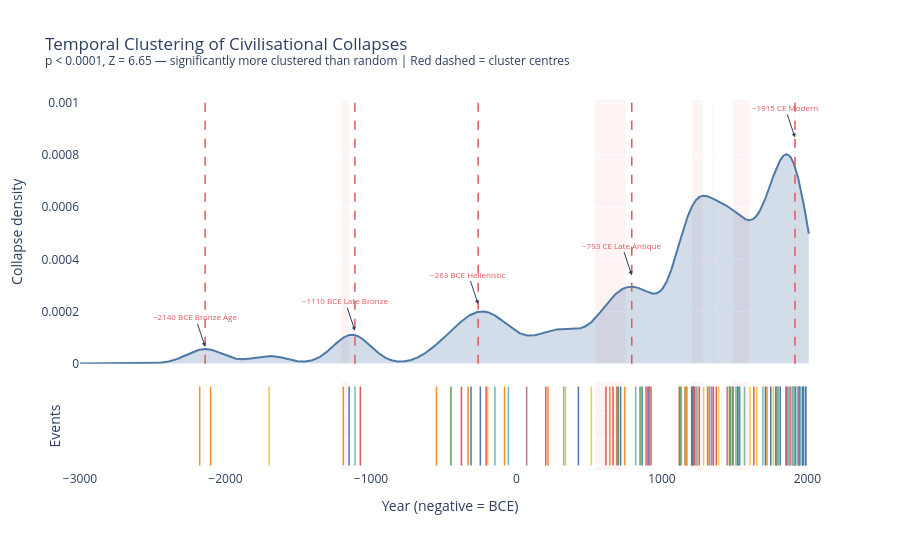

The notebook cell saved with this chart:
### Code cell
def build_cluster_density_chart(df, stressors, clusters_df):
    """
    KDE density curve with cluster annotations
    and stressor overlay. Returns Plotly figure.
    """
    from scipy.stats import gaussian_kde

    years = ((df['collapse_start_year'] + df['collapse_end_year']) / 2).values
    year_std = years.std()
    bw_factor = 120 / year_std
    kde = gaussian_kde(years, bw_method=bw_factor)
    x_range = np.linspace(-3000, 2010, 5000)
    kde_values = kde(x_range)

    fig = make_subplots(
        rows=2, cols=1,
        row_heights=[0.75, 0.25],
        shared_xaxes=True,
        vertical_spacing=0.05
    )

    # KDE curve
    fig.add_trace(go.Scatter(
        x=x_range, y=kde_values,
        fill='tozeroy',
        fillcolor='rgba(78,121,167,0.25)',
        line=dict(color='#4E79A7', width=2),
        name='Collapse density',
        hovertemplate='Year: %{x:.0f}<br>Density: %{y:.6f}<extra></extra>'
    ), row=1, col=1)

    # Cluster markers
    cluster_years = [-2140, -1110, -263, 793, 1915]
    cluster_labels = ['~2140 BCE\nBronze Age', '~1110 BCE\nLate Bronze',
                      '~263 BCE\nHellenistic', '~793 CE\nLate Antique',
                      '~1915 CE\nModern']

    for cy, cl in zip(cluster_years, cluster_labels):
        fig.add_vline(x=cy, line_dash='dash',
                      line_color='#E15759', line_width=1.5,
                      row=1, col=1)
        kde_at_peak = kde(np.array([cy]))[0]
        fig.add_annotation(
            x=cy, y=kde_at_peak * 1.15,
            text=cl, showarrow=True,
            arrowhead=2, arrowsize=0.8,
            font=dict(size=8, color='#E15759'),
            row=1, col=1
        )

    # Individual collapse events as rug
    for _, row in df.iterrows():
        midpoint = (row['collapse_start_year'] + row['collapse_end_year']) / 2
        colour = REGION_COLOURS.get(row['region'], '#999999')
        fig.add_trace(go.Scatter(
            x=[midpoint, midpoint],
            y=[0, 0.3],
            mode='lines',
            line=dict(color=colour, width=1.5),
            showlegend=False,
            hovertemplate=f"{row['name']}<extra></extra>"
        ), row=2, col=1)

    # Catastrophic stressor shading
    for _, s in stressors[stressors['severity'] == 'catastrophic'].iterrows():
        for r in [1, 2]:
            fig.add_vrect(
                x0=s['start_year'], x1=s['end_year'],
                fillcolor='rgba(229,87,89,0.07)',
                layer='below', line_width=0,
                row=r, col=1
            )

    fig.update_layout(
        title=(
            'Temporal Clustering of Civilisational Collapses<br>'
            '<sup>p < 0.0001, Z = 6.65 — significantly more clustered than random'
            ' | Red dashed = cluster centres</sup>'
        ),
        height=550,
        plot_bgcolor='white',
        paper_bgcolor='white',
        showlegend=False
    )
    fig.update_xaxes(title_text='Year (negative = BCE)', row=2, col=1)
    fig.update_yaxes(title_text='Collapse density', row=1, col=1)
    fig.update_yaxes(title_text='Events', row=2, col=1,
                     showticklabels=False)

    return fig


fig_density = build_cluster_density_chart(df, stressors, clusters_df)
fig_density.show()
fig_density.write_html("../data/processed/viz_density.html")
print("Density chart built and saved")

### Figure 1 — Plotly figure (JSON) as saved in the notebook; plotly's stock layout.template omitted (floating-point values rounded to 4 significant figures; data arrays with more than 128 entries replaced by an {"elided": "..."} marker saying what was removed)
{"data": [{"fill": "tozeroy", "fillcolor": "rgba(78,121,167,0.25)", "hovertemplate": "Year: %{x:.0f}<br>Density: %{y:.6f}<extra></extra>", "line": {"color": "#4E79A7", "width": 2}, "name": "Collapse density", "type": "scatter", "x": {"elided": "5000 float values"}, "xaxis": "x", "y": {"elided": "5000 float values"}, "yaxis": "y"}, {"hovertemplate": "Sumerian City-States<extra></extra>", "line": {"color": "#F28E2B", "width": 1.5}, "mode": "lines", "showlegend": false, "type": "scatter", "x": [-2102, -2102], "xaxis": "x2", "y": [0, 0.3], "yaxis": "y2"}, {"hovertemplate": "Akkadian Empire<extra></extra>", "line": {"color": "#F28E2B", "width": 1.5}, "mode": "lines", "showlegend": false, "type": "scatter", "x": [-2177, -2177], "xaxis": "x2", "y": [0, 0.3], "yaxis": "y2"}, {"hovertemplate": "Neo-Babylonian Empire<extra></extra>", "line": {"color": "#F28E2B", "width": 1.5}, "mode": "lines", "showlegend": false, "type": "scatter", "x": [-549.5, -549.5], "xaxis": "x2", "y": [0, 0.3], "yaxis": "y2"}, {"hovertemplate": "Achaemenid Persian Empire<extra></extra>", "line": {"color": "#F28E2B", "width": 1.5}, "mode": "lines", "showlegend": false, "type": "scatter", "x": [-332, -332], "xaxis": "x2", "y": [0, 0.3], "yaxis": "y2"}, {"hovertemplate": "Sassanid Empire<extra></extra>", "line": {"color": "#F28E2B", "width": 1.5}, "mode": "lines", "showlegend": false, "type": "scatter", "x": [642, 642], "xaxis": "x2", "y": [0, 0.3], "yaxis": "y2"}, {"hovertemplate": "Ancient Egypt - New Kingdom<extra></extra>", "line": {"color": "#76B7B2", "width": 1.5}, "mode": "lines", "showlegend": false, "type": "scatter", "x": [-1110.0, -1110.0], "xaxis": "x2", "y": [0, 0.3], "yaxis": "y2"}, {"hovertemplate": "Classical Greece<extra></extra>", "line": {"color": "#4E79A7", "width": 1.5}, "mode": "lines", "showlegend": false, "type": "scatter", "x": [-248, -248], "xaxis": "x2", "y": [0, 0.3], "yaxis": "y2"}, {"hovertemplate": "Macedonian Empire<extra></extra>", "line": {"color": "#4E79A7", "width": 1.5}, "mode": "lines", "showlegend": false, "type": "scatter", "x": [-312, -312], "xaxis": "x2", "y": [0, 0.3], "yaxis": "y2"}, {"hovertemplate": "Roman Empire<extra></extra>", "line": {"color": "#4E79A7", "width": 1.5}, "mode": "lines", "showlegend": false, "type": "scatter", "x": [426, 426], "xaxis": "x2", "y": [0, 0.3], "yaxis": "y2"}, {"hovertemplate": "Byzantine Empire<extra></extra>", "line": {"color": "#4E79A7", "width": 1.5}, "mode": "lines", "showlegend": false, "type": "scatter", "x": [1328.0, 1328.0], "xaxis": "x2", "y": [0, 0.3], "yaxis": "y2"}, {"hovertemplate": "Parthian Empire<extra></extra>", "line": {"color": "#F28E2B", "width": 1.5}, "mode": "lines", "showlegend": false, "type": "scatter", "x": [217, 217], "xaxis": "x2", "y": [0, 0.3], "yaxis": "y2"}, {"hovertemplate": "Umayyad Caliphate<extra></extra>", "line": {"color": "#F28E2B", "width": 1.5}, "mode": "lines", "showlegend": false, "type": "scatter", "x": [745, 745], "xaxis": "x2", "y": [0, 0.3], "yaxis": "y2"}, {"hovertemplate": "Abbasid Caliphate<extra></extra>", "line": {"color": "#F28E2B", "width": 1.5}, "mode": "lines", "showlegend": false, "type": "scatter", "x": [1229, 1229], "xaxis": "x2", "y": [0, 0.3], "yaxis": "y2"}, {"hovertemplate": "Ottoman Empire<extra></extra>", "line": {"color": "#F28E2B", "width": 1.5}, "mode": "lines", "showlegend": false, "type": "scatter", "x": [1915, 1915], "xaxis": "x2", "y": [0, 0.3], "yaxis": "y2"}, {"hovertemplate": "Maurya Empire<extra></extra>", "line": {"color": "#EDC948", "width": 1.5}, "mode": "lines", "showlegend": false, "type": "scatter", "x": [-197.5, -197.5], "xaxis": "x2", "y": [0, 0.3], "yaxis": "y2"}, {"hovertemplate": "Gupta Empire<extra></extra>", "line": {"color": "#EDC948", "width": 1.5}, "mode": "lines", "showlegend": false, "type": "scatter", "x": [515, 515], "xaxis": "x2", "y": [0, 0.3], "yaxis": "y2"}, {"hovertemplate": "Mughal Empire<extra></extra>", "line": {"color": "#EDC948", "width": 1.5}, "mode": "lines", "showlegend": false, "type": "scatter", "x": [1782, 1782], "xaxis": "x2", "y": [0, 0.3], "yaxis": "y2"}, {"hovertemplate": "Qin Dynasty<extra></extra>", "line": {"color": "#E15759", "width": 1.5}, "mode": "lines", "showlegend": false, "type": "scatter", "x": [-208, -208], "xaxis": "x2", "y": [0, 0.3], "yaxis": "y2"}, {"hovertemplate": "Han Dynasty<extra></extra>", "line": {"color": "#E15759", "width": 1.5}, "mode": "lines", "showlegend": false, "type": "scatter", "x": [202, 202], "xaxis": "x2", "y": [0, 0.3], "yaxis": "y2"}, {"hovertemplate": "Tang Dynasty<extra></extra>", "line": {"color": "#E15759", "width": 1.5}, "mode": "lines", "showlegend": false, "type": "scatter", "x": [891, 891], "xaxis": "x2", "y": [0, 0.3], "yaxis": "y2"}, {"hovertemplate": "Song Dynasty<extra></extra>", "line": {"color": "#E15759", "width": 1.5}, "mode": "lines", "showlegend": false, "type": "scatter", "x": [1256.0, 1256.0], "xaxis": "x2", "y": [0, 0.3], "yaxis": "y2"}, {"hovertemplate": "Yuan Dynasty<extra></extra>", "line": {"color": "#E15759", "width": 1.5}, "mode": "lines", "showlegend": false, "type": "scatter", "x": [1354, 1354], "xaxis": "x2", "y": [0, 0.3], "yaxis": "y2"}, {"hovertemplate": "Ming Dynasty<extra></extra>", "line": {"color": "#E15759", "width": 1.5}, "mode": "lines", "showlegend": false, "type": "scatter", "x": [1632, 1632], "xaxis": "x2", "y": [0, 0.3], "yaxis": "y2"}, {"hovertemplate": "Qing Dynasty<extra></extra>", "line": {"color": "#E15759", "width": 1.5}, "mode": "lines", "showlegend": false, "type": "scatter", "x": [1881, 1881], "xaxis": "x2", "y": [0, 0.3], "yaxis": "y2"}, {"hovertemplate": "Mongol Empire<extra></extra>", "line": {"color": "#B07AA1", "width": 1.5}, "mode": "lines", "showlegend": false, "type": "scatter", "x": [1314, 1314], "xaxis": "x2", "y": [0, 0.3], "yaxis": "y2"}, {"hovertemplate": "Timurid Empire<extra></extra>", "line": {"color": "#B07AA1", "width": 1.5}, "mode": "lines", "showlegend": false, "type": "scatter", "x": [1484.0, 1484.0], "xaxis": "x2", "y": [0, 0.3], "yaxis": "y2"}, {"hovertemplate": "Kingdom of Kush<extra></extra>", "line": {"color": "#76B7B2", "width": 1.5}, "mode": "lines", "showlegend": false, "type": "scatter", "x": [325, 325], "xaxis": "x2", "y": [0, 0.3], "yaxis": "y2"}, {"hovertemplate": "Kingdom of Aksum<extra></extra>", "line": {"color": "#76B7B2", "width": 1.5}, "mode": "lines", "showlegend": false, "type": "scatter", "x": [820, 820], "xaxis": "x2", "y": [0, 0.3], "yaxis": "y2"}, {"hovertemplate": "Mali Empire<extra></extra>", "line": {"color": "#76B7B2", "width": 1.5}, "mode": "lines", "showlegend": false, "type": "scatter", "x": [1535, 1535], "xaxis": "x2", "y": [0, 0.3], "yaxis": "y2"}, {"hovertemplate": "Classic Maya<extra></extra>", "line": {"color": "#59A14F", "width": 1.5}, "mode": "lines", "showlegend": false, "type": "scatter", "x": [850, 850], "xaxis": "x2", "y": [0, 0.3], "yaxis": "y2"}, {"hovertemplate": "Teotihuacan<extra></extra>", "line": {"color": "#59A14F", "width": 1.5}, "mode": "lines", "showlegend": false, "type": "scatter", "x": [700, 700], "xaxis": "x2", "y": [0, 0.3], "yaxis": "y2"}, {"hovertemplate": "Aztec Empire<extra></extra>", "line": {"color": "#59A14F", "width": 1.5}, "mode": "lines", "showlegend": false, "type": "scatter", "x": [1520, 1520], "xaxis": "x2", "y": [0, 0.3], "yaxis": "y2"}, {"hovertemplate": "Inca Empire<extra></extra>", "line": {"color": "#59A14F", "width": 1.5}, "mode": "lines", "showlegend": false, "type": "scatter", "x": [1532.0, 1532.0], "xaxis": "x2", "y": [0, 0.3], "yaxis": "y2"}, {"hovertemplate": "Carolingian Empire<extra></extra>", "line": {"color": "#4E79A7", "width": 1.5}, "mode": "lines", "showlegend": false, "type": "scatter", "x": [864, 864], "xaxis": "x2", "y": [0, 0.3], "yaxis": "y2"}, {"hovertemplate": "Holy Roman Empire<extra></extra>", "line": {"color": "#4E79A7", "width": 1.5}, "mode": "lines", "showlegend": false, "type": "scatter", "x": [1712, 1712], "xaxis": "x2", "y": [0, 0.3], "yaxis": "y2"}, {"hovertemplate": "Spanish Empire<extra></extra>", "line": {"color": "#4E79A7", "width": 1.5}, "mode": "lines", "showlegend": false, "type": "scatter", "x": [1853, 1853], "xaxis": "x2", "y": [0, 0.3], "yaxis": "y2"}, {"hovertemplate": "Napoleonic Empire<extra></extra>", "line": {"color": "#4E79A7", "width": 1.5}, "mode": "lines", "showlegend": false, "type": "scatter", "x": [1814.0, 1814.0], "xaxis": "x2", "y": [0, 0.3], "yaxis": "y2"}, {"hovertemplate": "Austro-Hungarian Empire<extra></extra>", "line": {"color": "#4E79A7", "width": 1.5}, "mode": "lines", "showlegend": false, "type": "scatter", "x": [1916, 1916], "xaxis": "x2", "y": [0, 0.3], "yaxis": "y2"}, {"hovertemplate": "German Empire and Third Reich<extra></extra>", "line": {"color": "#4E79A7", "width": 1.5}, "mode": "lines", "showlegend": false, "type": "scatter", "x": [1944, 1944], "xaxis": "x2", "y": [0, 0.3], "yaxis": "y2"}, {"hovertemplate": "Italian Colonial Empire<extra></extra>", "line": {"color": "#4E79A7", "width": 1.5}, "mode": "lines", "showlegend": false, "type": "scatter", "x": [1944.0, 1944.0], "xaxis": "x2", "y": [0, 0.3], "yaxis": "y2"}, {"hovertemplate": "Empire of Japan<extra></extra>", "line": {"color": "#E15759", "width": 1.5}, "mode": "lines", "showlegend": false, "type": "scatter", "x": [1946.0, 1946.0], "xaxis": "x2", "y": [0, 0.3], "yaxis": "y2"}, {"hovertemplate": "French Colonial Empire<extra></extra>", "line": {"color": "#4E79A7", "width": 1.5}, "mode": "lines", "showlegend": false, "type": "scatter", "x": [1967, 1967], "xaxis": "x2", "y": [0, 0.3], "yaxis": "y2"}, {"hovertemplate": "British Empire<extra></extra>", "line": {"color": "#4E79A7", "width": 1.5}, "mode": "lines", "showlegend": false, "type": "scatter", "x": [1972, 1972], "xaxis": "x2", "y": [0, 0.3], "yaxis": "y2"}, {"hovertemplate": "Russian Empire and USSR<extra></extra>", "line": {"color": "#4E79A7", "width": 1.5}, "mode": "lines", "showlegend": false, "type": "scatter", "x": [1990, 1990], "xaxis": "x2", "y": [0, 0.3], "yaxis": "y2"}, {"hovertemplate": "Portuguese Empire<extra></extra>", "line": {"color": "#4E79A7", "width": 1.5}, "mode": "lines", "showlegend": false, "type": "scatter", "x": [1986.0, 1986.0], "xaxis": "x2", "y": [0, 0.3], "yaxis": "y2"}, {"hovertemplate": "Indus Valley Civilisation<extra></extra>", "line": {"color": "#EDC948", "width": 1.5}, "mode": "lines", "showlegend": false, "type": "scatter", "x": [-1700, -1700], "xaxis": "x2", "y": [0, 0.3], "yaxis": "y2"}, {"hovertemplate": "Kushan Empire<extra></extra>", "line": {"color": "#EDC948", "width": 1.5}, "mode": "lines", "showlegend": false, "type": "scatter", "x": [337.5, 337.5], "xaxis": "x2", "y": [0, 0.3], "yaxis": "y2"}, {"hovertemplate": "Chola Dynasty<extra></extra>", "line": {"color": "#EDC948", "width": 1.5}, "mode": "lines", "showlegend": false, "type": "scatter", "x": [1240.0, 1240.0], "xaxis": "x2", "y": [0, 0.3], "yaxis": "y2"}, {"hovertemplate": "Delhi Sultanate<extra></extra>", "line": {"color": "#EDC948", "width": 1.5}, "mode": "lines", "showlegend": false, "type": "scatter", "x": [1463, 1463], "xaxis": "x2", "y": [0, 0.3], "yaxis": "y2"}, {"hovertemplate": "Vijayanagara Empire<extra></extra>", "line": {"color": "#EDC948", "width": 1.5}, "mode": "lines", "showlegend": false, "type": "scatter", "x": [1606.0, 1606.0], "xaxis": "x2", "y": [0, 0.3], "yaxis": "y2"}, {"hovertemplate": "Maratha Empire<extra></extra>", "line": {"color": "#EDC948", "width": 1.5}, "mode": "lines", "showlegend": false, "type": "scatter", "x": [1790.0, 1790.0], "xaxis": "x2", "y": [0, 0.3], "yaxis": "y2"}, {"hovertemplate": "Ghana Empire<extra></extra>", "line": {"color": "#76B7B2", "width": 1.5}, "mode": "lines", "showlegend": false, "type": "scatter", "x": [1158, 1158], "xaxis": "x2", "y": [0, 0.3], "yaxis": "y2"}, {"hovertemplate": "Kanem-Bornu Empire<extra></extra>", "line": {"color": "#76B7B2", "width": 1.5}, "mode": "lines", "showlegend": false, "type": "scatter", "x": [1873, 1873], "xaxis": "x2", "y": [0, 0.3], "yaxis": "y2"}, {"hovertemplate": "Kingdom of Kongo<extra></extra>", "line": {"color": "#76B7B2", "width": 1.5}, "mode": "lines", "showlegend": false, "type": "scatter", "x": [1790.0, 1790.0], "xaxis": "x2", "y": [0, 0.3], "yaxis": "y2"}, {"hovertemplate": "Mutapa Empire<extra></extra>", "line": {"color": "#76B7B2", "width": 1.5}, "mode": "lines", "showlegend": false, "type": "scatter", "x": [1694.0, 1694.0], "xaxis": "x2", "y": [0, 0.3], "yaxis": "y2"}, {"hovertemplate": "Ethiopian Empire<extra></extra>", "line": {"color": "#76B7B2", "width": 1.5}, "mode": "lines", "showlegend": false, "type": "scatter", "x": [1954.0, 1954.0], "xaxis": "x2", "y": [0, 0.3], "yaxis": "y2"}, {"hovertemplate": "Sokoto Caliphate<extra></extra>", "line": {"color": "#76B7B2", "width": 1.5}, "mode": "lines", "showlegend": false, "type": "scatter", "x": [1902.0, 1902.0], "xaxis": "x2", "y": [0, 0.3], "yaxis": "y2"}, {"hovertemplate": "Kingdom of Benin<extra></extra>", "line": {"color": "#76B7B2", "width": 1.5}, "mode": "lines", "showlegend": false, "type": "scatter", "x": [1896.0, 1896.0], "xaxis": "x2", "y": [0, 0.3], "yaxis": "y2"}, {"hovertemplate": "Kilwa Sultanate<extra></extra>", "line": {"color": "#76B7B2", "width": 1.5}, "mode": "lines", "showlegend": false, "type": "scatter", "x": [1509, 1509], "xaxis": "x2", "y": [0, 0.3], "yaxis": "y2"}, {"hovertemplate": "Asante Empire<extra></extra>", "line": {"color": "#76B7B2", "width": 1.5}, "mode": "lines", "showlegend": false, "type": "scatter", "x": [1899, 1899], "xaxis": "x2", "y": [0, 0.3], "yaxis": "y2"}, {"hovertemplate": "Hittite Empire<extra></extra>", "line": {"color": "#F28E2B", "width": 1.5}, "mode": "lines", "showlegend": false, "type": "scatter", "x": [-1190, -1190], "xaxis": "x2", "y": [0, 0.3], "yaxis": "y2"}, {"hovertemplate": "Mycenaean Greece<extra></extra>", "line": {"color": "#4E79A7", "width": 1.5}, "mode": "lines", "showlegend": false, "type": "scatter", "x": [-1150, -1150], "xaxis": "x2", "y": [0, 0.3], "yaxis": "y2"}, {"hovertemplate": "Carthage<extra></extra>", "line": {"color": "#76B7B2", "width": 1.5}, "mode": "lines", "showlegend": false, "type": "scatter", "x": [-147.5, -147.5], "xaxis": "x2", "y": [0, 0.3], "yaxis": "y2"}, {"hovertemplate": "Seleucid Empire<extra></extra>", "line": {"color": "#F28E2B", "width": 1.5}, "mode": "lines", "showlegend": false, "type": "scatter", "x": [-81.5, -81.5], "xaxis": "x2", "y": [0, 0.3], "yaxis": "y2"}, {"hovertemplate": "Shang Dynasty<extra></extra>", "line": {"color": "#E15759", "width": 1.5}, "mode": "lines", "showlegend": false, "type": "scatter", "x": [-1073, -1073], "xaxis": "x2", "y": [0, 0.3], "yaxis": "y2"}, {"hovertemplate": "Zhou Dynasty<extra></extra>", "line": {"color": "#E15759", "width": 1.5}, "mode": "lines", "showlegend": false, "type": "scatter", "x": [-378, -378], "xaxis": "x2", "y": [0, 0.3], "yaxis": "y2"}, {"hovertemplate": "Sui Dynasty<extra></extra>", "line": {"color": "#E15759", "width": 1.5}, "mode": "lines", "showlegend": false, "type": "scatter", "x": [615.5, 615.5], "xaxis": "x2", "y": [0, 0.3], "yaxis": "y2"}, {"hovertemplate": "Khmer Empire<extra></extra>", "line": {"color": "#EDC948", "width": 1.5}, "mode": "lines", "showlegend": false, "type": "scatter", "x": [1390.0, 1390.0], "xaxis": "x2", "y": [0, 0.3], "yaxis": "y2"}, {"hovertemplate": "Srivijaya Empire<extra></extra>", "line": {"color": "#EDC948", "width": 1.5}, "mode": "lines", "showlegend": false, "type": "scatter", "x": [1238.0, 1238.0], "xaxis": "x2", "y": [0, 0.3], "yaxis": "y2"}, {"hovertemplate": "Kievan Rus<extra></extra>", "line": {"color": "#4E79A7", "width": 1.5}, "mode": "lines", "showlegend": false, "type": "scatter", "x": [1204.0, 1204.0], "xaxis": "x2", "y": [0, 0.3], "yaxis": "y2"}, {"hovertemplate": "Kingdom of France<extra></extra>", "line": {"color": "#4E79A7", "width": 1.5}, "mode": "lines", "showlegend": false, "type": "scatter", "x": [1790.0, 1790.0], "xaxis": "x2", "y": [0, 0.3], "yaxis": "y2"}, {"hovertemplate": "Republic of Venice<extra></extra>", "line": {"color": "#4E79A7", "width": 1.5}, "mode": "lines", "showlegend": false, "type": "scatter", "x": [1748.0, 1748.0], "xaxis": "x2", "y": [0, 0.3], "yaxis": "y2"}, {"hovertemplate": "Xiongnu Confederation<extra></extra>", "line": {"color": "#B07AA1", "width": 1.5}, "mode": "lines", "showlegend": false, "type": "scatter", "x": [70.5, 70.5], "xaxis": "x2", "y": [0, 0.3], "yaxis": "y2"}, {"hovertemplate": "Golden Horde<extra></extra>", "line": {"color": "#B07AA1", "width": 1.5}, "mode": "lines", "showlegend": false, "type": "scatter", "x": [1448.0, 1448.0], "xaxis": "x2", "y": [0, 0.3], "yaxis": "y2"}, {"hovertemplate": "Goryeo<extra></extra>", "line": {"color": "#E15759", "width": 1.5}, "mode": "lines", "showlegend": false, "type": "scatter", "x": [1374, 1374], "xaxis": "x2", "y": [0, 0.3], "yaxis": "y2"}, {"hovertemplate": "Silla<extra></extra>", "line": {"color": "#E15759", "width": 1.5}, "mode": "lines", "showlegend": false, "type": "scatter", "x": [912, 912], "xaxis": "x2", "y": [0, 0.3], "yaxis": "y2"}, {"hovertemplate": "Koguryo<extra></extra>", "line": {"color": "#E15759", "width": 1.5}, "mode": "lines", "showlegend": false, "type": "scatter", "x": [664, 664], "xaxis": "x2", "y": [0, 0.3], "yaxis": "y2"}, {"hovertemplate": "Balhae<extra></extra>", "line": {"color": "#E15759", "width": 1.5}, "mode": "lines", "showlegend": false, "type": "scatter", "x": [925, 925], "xaxis": "x2", "y": [0, 0.3], "yaxis": "y2"}, {"hovertemplate": "Yamato<extra></extra>", "line": {"color": "#E15759", "width": 1.5}, "mode": "lines", "showlegend": false, "type": "scatter", "x": [691, 691], "xaxis": "x2", "y": [0, 0.3], "yaxis": "y2"}, {"hovertemplate": "Tokugawa Shogunate<extra></extra>", "line": {"color": "#E15759", "width": 1.5}, "mode": "lines", "showlegend": false, "type": "scatter", "x": [1860.0, 1860.0], "xaxis": "x2", "y": [0, 0.3], "yaxis": "y2"}, {"hovertemplate": "Liao Dynasty<extra></extra>", "line": {"color": "#E15759", "width": 1.5}, "mode": "lines", "showlegend": false, "type": "scatter", "x": [1120.0, 1120.0], "xaxis": "x2", "y": [0, 0.3], "yaxis": "y2"}, {"hovertemplate": "Jin Empire<extra></extra>", "line": {"color": "#E15759", "width": 1.5}, "mode": "lines", "showlegend": false, "type": "scatter", "x": [1222.0, 1222.0], "xaxis": "x2", "y": [0, 0.3], "yaxis": "y2"}, {"hovertemplate": "Xixia<extra></extra>", "line": {"color": "#E15759", "width": 1.5}, "mode": "lines", "showlegend": false, "type": "scatter", "x": [1216, 1216], "xaxis": "x2", "y": [0, 0.3], "yaxis": "y2"}, {"hovertemplate": "Pagan Empire<extra></extra>", "line": {"color": "#EDC948", "width": 1.5}, "mode": "lines", "showlegend": false, "type": "scatter", "x": [1287, 1287], "xaxis": "x2", "y": [0, 0.3], "yaxis": "y2"}, {"hovertemplate": "Ayutthaya<extra></extra>", "line": {"color": "#EDC948", "width": 1.5}, "mode": "lines", "showlegend": false, "type": "scatter", "x": [1766, 1766], "xaxis": "x2", "y": [0, 0.3], "yaxis": "y2"}, {"hovertemplate": "Champa<extra></extra>", "line": {"color": "#EDC948", "width": 1.5}, "mode": "lines", "showlegend": false, "type": "scatter", "x": [1652.0, 1652.0], "xaxis": "x2", "y": [0, 0.3], "yaxis": "y2"}, {"hovertemplate": "Dai Viet<extra></extra>", "line": {"color": "#EDC948", "width": 1.5}, "mode": "lines", "showlegend": false, "type": "scatter", "x": [1788.0, 1788.0], "xaxis": "x2", "y": [0, 0.3], "yaxis": "y2"}, {"hovertemplate": "Majapahit<extra></extra>", "line": {"color": "#EDC948", "width": 1.5}, "mode": "lines", "showlegend": false, "type": "scatter", "x": [1466, 1466], "xaxis": "x2", "y": [0, 0.3], "yaxis": "y2"}, {"hovertemplate": "Ilkhanate<extra></extra>", "line": {"color": "#F28E2B", "width": 1.5}, "mode": "lines", "showlegend": false, "type": "scatter", "x": [1325, 1325], "xaxis": "x2", "y": [0, 0.3], "yaxis": "y2"}, {"hovertemplate": "Safavid Empire<extra></extra>", "line": {"color": "#F28E2B", "width": 1.5}, "mode": "lines", "showlegend": false, "type": "scatter", "x": [1722.0, 1722.0], "xaxis": "x2", "y": [0, 0.3], "yaxis": "y2"}, {"hovertemplate": "Fatimid Caliphate<extra></extra>", "line": {"color": "#F28E2B", "width": 1.5}, "mode": "lines", "showlegend": false, "type": "scatter", "x": [1160.0, 1160.0], "xaxis": "x2", "y": [0, 0.3], "yaxis": "y2"}, {"hovertemplate": "Seljuk Empire<extra></extra>", "line": {"color": "#F28E2B", "width": 1.5}, "mode": "lines", "showlegend": false, "type": "scatter", "x": [1172, 1172], "xaxis": "x2", "y": [0, 0.3], "yaxis": "y2"}, {"hovertemplate": "Chagatai Khanate<extra></extra>", "line": {"color": "#B07AA1", "width": 1.5}, "mode": "lines", "showlegend": false, "type": "scatter", "x": [1344.0, 1344.0], "xaxis": "x2", "y": [0, 0.3], "yaxis": "y2"}, {"hovertemplate": "Ghaznavid Emirate<extra></extra>", "line": {"color": "#F28E2B", "width": 1.5}, "mode": "lines", "showlegend": false, "type": "scatter", "x": [1168, 1168], "xaxis": "x2", "y": [0, 0.3], "yaxis": "y2"}, {"hovertemplate": "Almohad Caliphate<extra></extra>", "line": {"color": "#76B7B2", "width": 1.5}, "mode": "lines", "showlegend": false, "type": "scatter", "x": [1240.0, 1240.0], "xaxis": "x2", "y": [0, 0.3], "yaxis": "y2"}, {"hovertemplate": "Almoravid Dynasty<extra></extra>", "line": {"color": "#76B7B2", "width": 1.5}, "mode": "lines", "showlegend": false, "type": "scatter", "x": [1134, 1134], "xaxis": "x2", "y": [0, 0.3], "yaxis": "y2"}, {"hovertemplate": "Ptolemaic Kingdom<extra></extra>", "line": {"color": "#76B7B2", "width": 1.5}, "mode": "lines", "showlegend": false, "type": "scatter", "x": [-55, -55], "xaxis": "x2", "y": [0, 0.3], "yaxis": "y2"}, {"hovertemplate": "Visigothic Kingdom<extra></extra>", "line": {"color": "#4E79A7", "width": 1.5}, "mode": "lines", "showlegend": false, "type": "scatter", "x": [716, 716], "xaxis": "x2", "y": [0, 0.3], "yaxis": "y2"}, {"hovertemplate": "Angevin Empire<extra></extra>", "line": {"color": "#4E79A7", "width": 1.5}, "mode": "lines", "showlegend": false, "type": "scatter", "x": [1208, 1208], "xaxis": "x2", "y": [0, 0.3], "yaxis": "y2"}, {"hovertemplate": "Great Moravia<extra></extra>", "line": {"color": "#4E79A7", "width": 1.5}, "mode": "lines", "showlegend": false, "type": "scatter", "x": [904.5, 904.5], "xaxis": "x2", "y": [0, 0.3], "yaxis": "y2"}, {"hovertemplate": "Polish-Lithuanian Commonwealth<extra></extra>", "line": {"color": "#4E79A7", "width": 1.5}, "mode": "lines", "showlegend": false, "type": "scatter", "x": [1784.0, 1784.0], "xaxis": "x2", "y": [0, 0.3], "yaxis": "y2"}, {"hovertemplate": "Teutonic Knights<extra></extra>", "line": {"color": "#4E79A7", "width": 1.5}, "mode": "lines", "showlegend": false, "type": "scatter", "x": [1468.0, 1468.0], "xaxis": "x2", "y": [0, 0.3], "yaxis": "y2"}, {"hovertemplate": "Kalmar Union<extra></extra>", "line": {"color": "#4E79A7", "width": 1.5}, "mode": "lines", "showlegend": false, "type": "scatter", "x": [1522.0, 1522.0], "xaxis": "x2", "y": [0, 0.3], "yaxis": "y2"}, {"hovertemplate": "Dahomey<extra></extra>", "line": {"color": "#76B7B2", "width": 1.5}, "mode": "lines", "showlegend": false, "type": "scatter", "x": [1898, 1898], "xaxis": "x2", "y": [0, 0.3], "yaxis": "y2"}, {"hovertemplate": "Buganda<extra></extra>", "line": {"color": "#76B7B2", "width": 1.5}, "mode": "lines", "showlegend": false, "type": "scatter", "x": [1930, 1930], "xaxis": "x2", "y": [0, 0.3], "yaxis": "y2"}, {"hovertemplate": "Funj Sultanate<extra></extra>", "line": {"color": "#76B7B2", "width": 1.5}, "mode": "lines", "showlegend": false, "type": "scatter", "x": [1800.0, 1800.0], "xaxis": "x2", "y": [0, 0.3], "yaxis": "y2"}, {"hovertemplate": "Adal Sultanate<extra></extra>", "line": {"color": "#76B7B2", "width": 1.5}, "mode": "lines", "showlegend": false, "type": "scatter", "x": [1568, 1568], "xaxis": "x2", "y": [0, 0.3], "yaxis": "y2"}, {"hovertemplate": "Wadai Empire<extra></extra>", "line": {"color": "#76B7B2", "width": 1.5}, "mode": "lines", "showlegend": false, "type": "scatter", "x": [1909, 1909], "xaxis": "x2", "y": [0, 0.3], "yaxis": "y2"}, {"hovertemplate": "Chimu Empire<extra></extra>", "line": {"color": "#59A14F", "width": 1.5}, "mode": "lines", "showlegend": false, "type": "scatter", "x": [1466, 1466], "xaxis": "x2", "y": [0, 0.3], "yaxis": "y2"}, {"hovertemplate": "Toltec Empire<extra></extra>", "line": {"color": "#59A14F", "width": 1.5}, "mode": "lines", "showlegend": false, "type": "scatter", "x": [1125, 1125], "xaxis": "x2", "y": [0, 0.3], "yaxis": "y2"}, {"hovertemplate": "Olmec<extra></extra>", "line": {"color": "#59A14F", "width": 1.5}, "mode": "lines", "showlegend": false, "type": "scatter", "x": [-450, -450], "xaxis": "x2", "y": [0, 0.3], "yaxis": "y2"}, {"hovertemplate": "Mixtec Empire<extra></extra>", "line": {"color": "#59A14F", "width": 1.5}, "mode": "lines", "showlegend": false, "type": "scatter", "x": [1490.0, 1490.0], "xaxis": "x2", "y": [0, 0.3], "yaxis": "y2"}], "layout": {"annotations": [{"arrowhead": 2, "arrowsize": 0.8, "font": {"color": "#E15759", "size": 8}, "showarrow": true, "text": "~2140 BCE\nBronze Age", "x": -2140, "xref": "x", "y": 6.48e-05, "yref": "y"}, {"arrowhead": 2, "arrowsize": 0.8, "font": {"color": "#E15759", "size": 8}, "showarrow": true, "text": "~1110 BCE\nLate Bronze", "x": -1110, "xref": "x", "y": 0.0001258, "yref": "y"}, {"arrowhead": 2, "arrowsize": 0.8, "font": {"color": "#E15759", "size": 8}, "showarrow": true, "text": "~263 BCE\nHellenistic", "x": -263, "xref": "x", "y": 0.0002284, "yref": "y"}, {"arrowhead": 2, "arrowsize": 0.8, "font": {"color": "#E15759", "size": 8}, "showarrow": true, "text": "~793 CE\nLate Antique", "x": 793, "xref": "x", "y": 0.0003392, "yref": "y"}, {"arrowhead": 2, "arrowsize": 0.8, "font": {"color": "#E15759", "size": 8}, "showarrow": true, "text": "~1915 CE\nModern", "x": 1915, "xref": "x", "y": 0.0008673, "yref": "y"}], "height": 550, "paper_bgcolor": "white", "plot_bgcolor": "white", "shapes": [{"line": {"color": "#E15759", "dash": "dash", "width": 1.5}, "type": "line", "x0": -2140, "x1": -2140, "xref": "x", "y0": 0, "y1": 1, "yref": "y domain"}, {"line": {"color": "#E15759", "dash": "dash", "width": 1.5}, "type": "line", "x0": -1110, "x1": -1110, "xref": "x", "y0": 0, "y1": 1, "yref": "y domain"}, {"line": {"color": "#E15759", "dash": "dash", "width": 1.5}, "type": "line", "x0": -263, "x1": -263, "xref": "x", "y0": 0, "y1": 1, "yref": "y domain"}, {"line": {"color": "#E15759", "dash": "dash", "width": 1.5}, "type": "line", "x0": 793, "x1": 793, "xref": "x", "y0": 0, "y1": 1, "yref": "y domain"}, {"line": {"color": "#E15759", "dash": "dash", "width": 1.5}, "type": "line", "x0": 1915, "x1": 1915, "xref": "x", "y0": 0, "y1": 1, "yref": "y domain"}, {"fillcolor": "rgba(229,87,89,0.07)", "layer": "below", "line": {"width": 0}, "type": "rect", "x0": 541, "x1": 750, "xref": "x", "y0": 0, "y1": 1, "yref": "y domain"}, {"fillcolor": "rgba(229,87,89,0.07)", "layer": "below", "line": {"width": 0}, "type": "rect", "x0": 541, "x1": 750, "xref": "x2", "y0": 0, "y1": 1, "yref": "y2 domain"}, {"fillcolor": "rgba(229,87,89,0.07)", "layer": "below", "line": {"width": 0}, "type": "rect", "x0": 1347, "x1": 1353, "xref": "x", "y0": 0, "y1": 1, "yref": "y domain"}, {"fillcolor": "rgba(229,87,89,0.07)", "layer": "below", "line": {"width": 0}, "type": "rect", "x0": 1347, "x1": 1353, "xref": "x2", "y0": 0, "y1": 1, "yref": "y2 domain"}, {"fillcolor": "rgba(229,87,89,0.07)", "layer": "below", "line": {"width": 0}, "type": "rect", "x0": 1492, "x1": 1600, "xref": "x", "y0": 0, "y1": 1, "yref": "y domain"}, {"fillcolor": "rgba(229,87,89,0.07)", "layer": "below", "line": {"width": 0}, "type": "rect", "x0": 1492, "x1": 1600, "xref": "x2", "y0": 0, "y1": 1, "yref": "y2 domain"}, {"fillcolor": "rgba(229,87,89,0.07)", "layer": "below", "line": {"width": 0}, "type": "rect", "x0": 1918, "x1": 1920, "xref": "x", "y0": 0, "y1": 1, "yref": "y domain"}, {"fillcolor": "rgba(229,87,89,0.07)", "layer": "below", "line": {"width": 0}, "type": "rect", "x0": 1918, "x1": 1920, "xref": "x2", "y0": 0, "y1": 1, "yref": "y2 domain"}, {"fillcolor": "rgba(229,87,89,0.07)", "layer": "below", "line": {"width": 0}, "type": "rect", "x0": 1206, "x1": 1279, "xref": "x", "y0": 0, "y1": 1, "yref": "y domain"}, {"fillcolor": "rgba(229,87,89,0.07)", "layer": "below", "line": {"width": 0}, "type": "rect", "x0": 1206, "x1": 1279, "xref": "x2", "y0": 0, "y1": 1, "yref": "y2 domain"}, {"fillcolor": "rgba(229,87,89,0.07)", "layer": "below", "line": {"width": 0}, "type": "rect", "x0": -1200, "x1": -1150, "xref": "x", "y0": 0, "y1": 1, "yref": "y domain"}, {"fillcolor": "rgba(229,87,89,0.07)", "layer": "below", "line": {"width": 0}, "type": "rect", "x0": -1200, "x1": -1150, "xref": "x2", "y0": 0, "y1": 1, "yref": "y2 domain"}, {"fillcolor": "rgba(229,87,89,0.07)", "layer": "below", "line": {"width": 0}, "type": "rect", "x0": 1914, "x1": 1918, "xref": "x", "y0": 0, "y1": 1, "yref": "y domain"}, {"fillcolor": "rgba(229,87,89,0.07)", "layer": "below", "line": {"width": 0}, "type": "rect", "x0": 1914, "x1": 1918, "xref": "x2", "y0": 0, "y1": 1, "yref": "y2 domain"}, {"fillcolor": "rgba(229,87,89,0.07)", "layer": "below", "line": {"width": 0}, "type": "rect", "x0": 1939, "x1": 1945, "xref": "x", "y0": 0, "y1": 1, "yref": "y domain"}, {"fillcolor": "rgba(229,87,89,0.07)", "layer": "below", "line": {"width": 0}, "type": "rect", "x0": 1939, "x1": 1945, "xref": "x2", "y0": 0, "y1": 1, "yref": "y2 domain"}], "showlegend": false, "title": {"text": "Temporal Clustering of Civilisational Collapses<br><sup>p < 0.0001, Z = 6.65 — significantly more clustered than random | Red dashed = cluster centres</sup>"}, "xaxis": {"anchor": "y", "domain": [0, 1], "matches": "x2", "showticklabels": false}, "xaxis2": {"anchor": "y2", "domain": [0, 1], "title": {"text": "Year (negative = BCE)"}}, "yaxis": {"anchor": "x", "domain": [0.2875, 1.0], "title": {"text": "Collapse density"}}, "yaxis2": {"anchor": "x2", "domain": [0, 0.2375], "showticklabels": false, "title": {"text": "Events"}}}}
